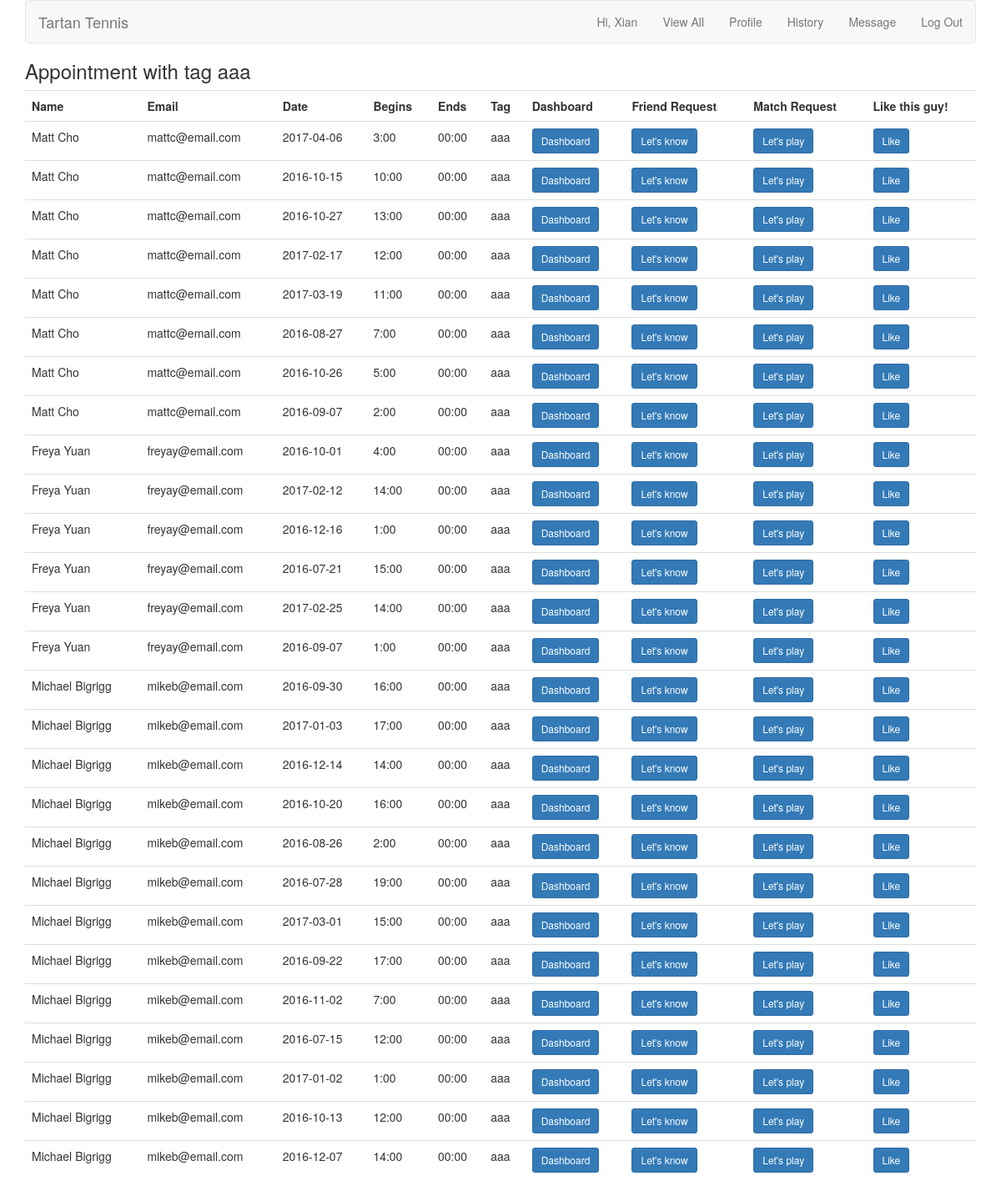
/tag_time.php?tag=aaa (signed in), run on the app's committed database.
### tables this page shows
CREATE TABLE `times` (
  `time_id` int(11) NOT NULL PRIMARY KEY AUTO_INCREMENT,
  `begins_date` varchar(20) NOT NULL,
  `begins_time` varchar(20) NOT NULL,
  `ends_time` varchar(20) NOT NULL,
  `tag` tinytext NOT NULL,
  `user_id` int(11) NOT NULL,
  `created_at` timestamp NOT NULL DEFAULT CURRENT_TIMESTAMP,
  FULLTEXT (begins_date, begins_time, ends_time, tag)
);

CREATE TABLE `users` (
  `user_id` int(10) UNSIGNED NOT NULL PRIMARY KEY AUTO_INCREMENT,
  `first_name` varchar(20) NOT NULL,
  `last_name` varchar(20) NOT NULL,
  `username` varchar(20) NOT NULL,
  `email` varchar(50) NOT NULL,
  `pass` char(40) NOT NULL,
  `created_at` timestamp NOT NULL DEFAULT CURRENT_TIMESTAMP,
  `updated_at` timestamp NOT NULL DEFAULT CURRENT_TIMESTAMP ON UPDATE CURRENT_TIMESTAMP
);

### tag_time.php (the view, shortened to what this page needs)
<?php
include ('includes/header.php');
require('mysqli_connect.php');
$tag = $_GET['tag'];
echo '<h3>Appointment with tag ' . $tag . '</h3>';
if(isset($_COOKIE['user_id']))
{
    $qt =" SELECT user_id, first_name, last_name, email, begins_date, begins_time, ends_time, tag
                    FROM users INNER JOIN times
                    USING (user_id)
                    WHERE user_id <> '$user_id'
                    AND tag = '$tag';
                    ";
    $result = @mysqli_query($dbc, $qt);
    echo '<table class="table">
    <tr>
    <th>Name</th>
    <th>Email</th>
    <th>Date</th>
    <th>Begins</th>
    <th>Ends</th>
    <th>Tag</th>
    <th>Dashboard</th>
     <th>Friend Request</th>
    <th>Match Request</th>
    <th>Like this guy!</th>
    </tr>';
while ($row = mysqli_fetch_array($result)) {
    echo
    '<tr>
    <td>' . $row['first_name'] . ' ' . $row['last_name'] . '</td>
    <td>' . $row['email'] . '</td>
    <td>' . $row['begins_date'] . '</td>
    <td>' . $row['begins_time'] . '</td>
    <td>' . $row['ends_time'] . '</td>
    <td>' . $row['tag'] . '</td>
    <td><a class="btn btn-primary btn-sm"
    a href="dashboard.php?profile_id='
     . $row['user_id'] . '& user='. $_COOKIE['user_id'] . '">Dashboard</a></td>
    <td><a class="btn btn-primary btn-sm" href="friend_request.php?receiver_id='
     . $row['user_id'] . '">Let\'s know</a></td>
    <td><a class="btn btn-primary btn-sm" href="appoinment_request.php?receiver_id='
    . $row['user_id'] . '& begins_date='. $row['begins_date'] . '& begins_time=' . $row['begins_time'] . '& ends_time=' . $row['ends_time'] . '">Let\'s play</a></td>
    <td><a class="btn btn-primary btn-sm" href="like.php?likee_id='
     . $row['user_id'] . '">Like</a></td>
    </tr>';
    }
    echo '</table>';
}
else
{
        echo 'You must be logged to access this page.';
}
?>

### data on the page
times: user.first_name "Matt", user.last_name "Cho", user.email "mattc@email.com", begins_date "2017-04-06", begins_time "3:00", ends_time "00:00", tag "aaa"
times: user.first_name "Matt", user.last_name "Cho", user.email "mattc@email.com", begins_date "2016-10-15", begins_time "10:00", ends_time "00:00", tag "aaa"
times: user.first_name "Matt", user.last_name "Cho", user.email "mattc@email.com", begins_date "2016-10-27", begins_time "13:00", ends_time "00:00", tag "aaa"
times: user.first_name "Matt", user.last_name "Cho", user.email "mattc@email.com", begins_date "2017-02-17", begins_time "12:00", ends_time "00:00", tag "aaa"
times: user.first_name "Matt", user.last_name "Cho", user.email "mattc@email.com", begins_date "2017-03-19", begins_time "11:00", ends_time "00:00", tag "aaa"
times: user.first_name "Matt", user.last_name "Cho", user.email "mattc@email.com", begins_date "2016-08-27", begins_time "7:00", ends_time "00:00", tag "aaa"
times: user.first_name "Matt", user.last_name "Cho", user.email "mattc@email.com", begins_date "2016-10-26", begins_time "5:00", ends_time "00:00", tag "aaa"
times: user.first_name "Matt", user.last_name "Cho", user.email "mattc@email.com", begins_date "2016-09-07", begins_time "2:00", ends_time "00:00", tag "aaa"
times: user.first_name "Freya", user.last_name "Yuan", user.email "freyay@email.com", begins_date "2016-10-01", begins_time "4:00", ends_time "00:00", tag "aaa"
times: user.first_name "Freya", user.last_name "Yuan", user.email "freyay@email.com", begins_date "2017-02-12", begins_time "14:00", ends_time "00:00", tag "aaa"
times: user.first_name "Freya", user.last_name "Yuan", user.email "freyay@email.com", begins_date "2016-12-16", begins_time "1:00", ends_time "00:00", tag "aaa"
times: user.first_name "Freya", user.last_name "Yuan", user.email "freyay@email.com", begins_date "2016-07-21", begins_time "15:00", ends_time "00:00", tag "aaa"
times: user.first_name "Freya", user.last_name "Yuan", user.email "freyay@email.com", begins_date "2017-02-25", begins_time "14:00", ends_time "00:00", tag "aaa"
times: user.first_name "Freya", user.last_name "Yuan", user.email "freyay@email.com", begins_date "2016-09-07", begins_time "1:00", ends_time "00:00", tag "aaa"
times: user.first_name "Michael", user.last_name "Bigrigg", user.email "mikeb@email.com", begins_date "2016-09-30", begins_time "16:00", ends_time "00:00", tag "aaa"
times: user.first_name "Michael", user.last_name "Bigrigg", user.email "mikeb@email.com", begins_date "2017-01-03", begins_time "17:00", ends_time "00:00", tag "aaa"
times: user.first_name "Michael", user.last_name "Bigrigg", user.email "mikeb@email.com", begins_date "2016-12-14", begins_time "14:00", ends_time "00:00", tag "aaa"
times: user.first_name "Michael", user.last_name "Bigrigg", user.email "mikeb@email.com", begins_date "2016-10-20", begins_time "16:00", ends_time "00:00", tag "aaa"
times: user.first_name "Michael", user.last_name "Bigrigg", user.email "mikeb@email.com", begins_date "2016-08-26", begins_time "2:00", ends_time "00:00", tag "aaa"
times: user.first_name "Michael", user.last_name "Bigrigg", user.email "mikeb@email.com", begins_date "2016-07-28", begins_time "19:00", ends_time "00:00", tag "aaa"
times: user.first_name "Michael", user.last_name "Bigrigg", user.email "mikeb@email.com", begins_date "2017-03-01", begins_time "15:00", ends_time "00:00", tag "aaa"
times: user.first_name "Michael", user.last_name "Bigrigg", user.email "mikeb@email.com", begins_date "2016-09-22", begins_time "17:00", ends_time "00:00", tag "aaa"
times: user.first_name "Michael", user.last_name "Bigrigg", user.email "mikeb@email.com", begins_date "2016-11-02", begins_time "7:00", ends_time "00:00", tag "aaa"
times: user.first_name "Michael", user.last_name "Bigrigg", user.email "mikeb@email.com", begins_date "2016-07-15", begins_time "12:00", ends_time "00:00", tag "aaa"
times: user.first_name "Michael", user.last_name "Bigrigg", user.email "mikeb@email.com", begins_date "2017-01-02", begins_time "1:00", ends_time "00:00", tag "aaa"
times: user.first_name "Michael", user.last_name "Bigrigg", user.email "mikeb@email.com", begins_date "2016-10-13", begins_time "12:00", ends_time "00:00", tag "aaa"
times: user.first_name "Michael", user.last_name "Bigrigg", user.email "mikeb@email.com", begins_date "2016-12-07", begins_time "14:00", ends_time "00:00", tag "aaa"

### other printed values
$fn "Xian"
$tag "aaa"
